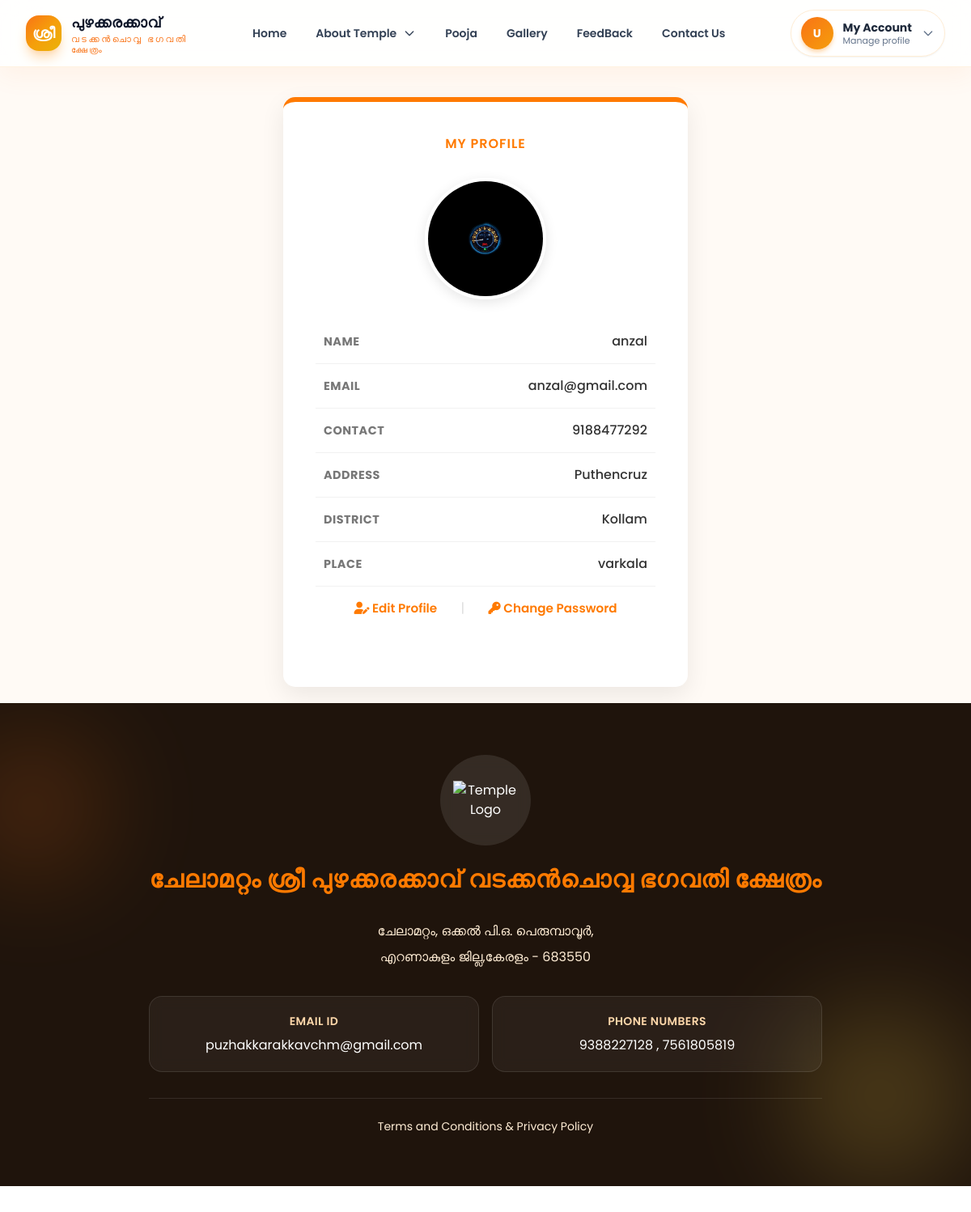
The app's page /User/Myprofile/ (signed in) with its own data.
### Guest/models.py (models this page shows, shortened)
class tbl_user(models.Model):
    user_name = models.CharField(max_length=80)
    user_email = models.EmailField(unique=True)
    user_contact = models.CharField(max_length=15)
    user_address = models.TextField()
    user_gender = models.CharField(max_length=10)
    user_dob = models.DateField()
    place_id = models.ForeignKey(tbl_place, on_delete=models.PROTECT)
    user_photo = models.FileField(upload_to="Assets/User/Photos/", blank=True, null=True)
    user_password = models.CharField(max_length=255)
    user_is_active = models.BooleanField(default=True)
    user_last_login = models.DateTimeField(blank=True, null=True)
    created_at = models.DateTimeField(auto_now_add=True)
    updated_at = models.DateTimeField(auto_now=True)

### Admin/models.py (models this page shows, shortened)
class tbl_place(models.Model):
    place_name = models.CharField(max_length=80)
    district_id = models.ForeignKey(tbl_district, on_delete=models.CASCADE)
    class Meta:
        unique_together = ("place_name", "district_id")

class tbl_district(models.Model):
    district_name = models.CharField(max_length=80, unique=True)

### User/views.py (the view)
# urls.py: path('Myprofile/',views.Myprofile,name="Myprofile"),
def Myprofile(request):
    u_data = tbl_user.objects.get(id=request.session['uid'])
    return render(request,'User/Myprofile.html',{'userData': u_data})

### User/Templates/User/MyProfile.html (shortened to what this page needs)
{% extends 'User/Header.html' %}
{% block content %}
<!DOCTYPE html>
<html lang="en">
<head>
    <link rel="stylesheet" href="https://cdnjs.cloudflare.com/ajax/libs/font-awesome/6.0.0/css/all.min.css">
</head>
<body>
    <div class="profile-wrapper">
        <div class="profile-card">
            <form action="" method="post">
                <h2>My Profile</h2>
                <div class="profile-img-container">
                    <img src="{{ userData.user_photo.url }}" width="150" height="150" alt="Profile Picture">
                </div>
                <table class="profile-table" align="center">
                    <tr>
                        <td><b>Name</b></td>
                        <td class="data-value">{{ userData.user_name }}</td>
                    </tr>
                    <tr>
                        <td><b>Email</b></td>
                        <td class="data-value">{{ userData.user_email }}</td>
                    </tr>
                    <tr>
                        <td><b>Contact</b></td>
                        <td class="data-value">{{ userData.user_contact }}</td>
                    </tr>
                    <tr>
                        <td><b>Address</b></td>
                        <td class="data-value">{{ userData.user_address }}</td>
                    </tr>
                    <tr>
                        <td><b>District</b></td>
                        <td class="data-value">{{ userData.place_id.district_id.district_name }}</td>
                    </tr>
                    <tr>
                        <td><b>Place</b></td>
                        <td class="data-value">{{ userData.place_id.place_name }}</td>
                    </tr>
                    <tr>
                        <td colspan="2" class="action-links">
                            <a href="{% url 'User:Editprofile' %}"><i class="fa fa-user-edit"></i> Edit Profile</a>
                            <span class="divider">|</span>
                            <a href="{% url 'User:Changepassword' %}"><i class="fa fa-key"></i> Change Password</a>
                        </td>
                    </tr>
                </table>
            </form>
        </div>
    </div>
</body>
</html>
{% endblock content %}

### User/Templates/User/MyProfile.html (style rules this page uses)
:root { --primary-color: #ff7a00; --secondary-color: #e66c00; --bg-color: #fdfaf5; --text-dark: #333; }
body { background-color: var(--bg-color); font-family: 'Poppins', sans-serif; color: var(--text-dark); margin: 0; padding: 0; }
.profile-wrapper { display: flex; justify-content: center; align-items: center; min-height: 80vh; padding: 20px; }
.profile-card { background: white; width: 100%; max-width: 500px; padding: 40px; border-radius: 15px; box-shadow: 0 10px 30px rgba(0, 0, 0, 0.08); border-top: 6px solid var(--primary-color); }
h2 { color: var(--primary-color); font-weight: 600; margin-bottom: 30px; text-transform: uppercase; letter-spacing: 1px; text-align: center; }
.profile-img-container { text-align: center; display: flex; justify-content: center; margin-bottom: 25px; }
.profile-img-container img { border-radius: 50%; object-fit: cover; border: 4px solid #fff; box-shadow: 0 4px 15px rgba(0, 0, 0, 0.1); transition: transform 0.3s ease; }
.profile-table { width: 100%; border-collapse: collapse; margin-bottom: 30px; border: none !important; }
.profile-table tr { border-bottom: 1px solid #f1f1f1; }
.profile-table tr:last-child { border-bottom: none; }
.profile-table td { padding: 15px 10px; border: none !important; }
.profile-table b { color: #777; font-size: 0.9rem; text-transform: uppercase; letter-spacing: 0.5px; }
.data-value { color: var(--text-dark); font-weight: 500; text-align: right; }
.action-links { text-align: center; padding-top: 20px; }
.action-links a { text-decoration: none; color: var(--primary-color); font-weight: 600; font-size: 0.95rem; transition: 0.3s; padding: 8px 15px; border-radius: 5px; }
.divider { color: #ddd; margin: 0 10px; }

### records on screen
tbl_user: user_photo (picture), user_name "anzal", user_email "anzal@gmail.com", user_contact "9188477292", user_address "Puthencruz", place_id.district_id.district_name "Kollam", place_id.place_name "varkala"
